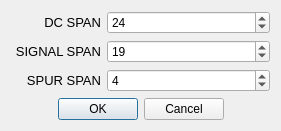
<?xml version="1.0" encoding="UTF-8"?>
<ui version="4.0">
 <class>SpanSettingsDialogClass</class>
 <widget class="QDialog" name="SpanSettingsDialogClass">
  <property name="geometry">
   <rect>
    <x>0</x>
    <y>0</y>
    <width>281</width>
    <height>121</height>
   </rect>
  </property>
  <property name="windowTitle">
   <string>SPAN设置</string>
  </property>
  <layout class="QGridLayout" name="gridLayout_2">
   <item row="0" column="0">
    <layout class="QGridLayout" name="gridLayout">
     <item row="0" column="0">
      <widget class="QLabel" name="labl_3">
       <property name="maximumSize">
        <size>
         <width>16777215</width>
         <height>16777215</height>
        </size>
       </property>
       <property name="font">
        <font>
         <family>Arial</family>
         <pointsize>10</pointsize>
        </font>
       </property>
       <property name="text">
        <string>DC SPAN</string>
       </property>
       <property name="alignment">
        <set>Qt::AlignRight|Qt::AlignTrailing|Qt::AlignVCenter</set>
       </property>
      </widget>
     </item>
     <item row="1" column="0">
      <widget class="QLabel" name="labl_4">
       <property name="maximumSize">
        <size>
         <width>90</width>
         <height>16777215</height>
        </size>
       </property>
       <property name="font">
        <font>
         <family>Arial</family>
         <pointsize>10</pointsize>
        </font>
       </property>
       <property name="text">
        <string>&lt;!DOCTYPE HTML PUBLIC &quot;-//W3C//DTD HTML 4.0//EN&quot; &quot;http://www.w3.org/TR/REC-html40/strict.dtd&quot;&gt;
&lt;html&gt;&lt;head&gt;&lt;meta name=&quot;qrichtext&quot; content=&quot;1&quot; /&gt;&lt;style type=&quot;text/css&quot;&gt;
p, li { white-space: pre-wrap; }
&lt;/style&gt;&lt;/head&gt;&lt;body style=&quot; font-family:'Arial'; font-size:10pt; font-weight:400; font-style:normal;&quot;&gt;
&lt;p style=&quot; margin-top:0px; margin-bottom:0px; margin-left:0px; margin-right:0px; -qt-block-indent:0; text-indent:0px;&quot;&gt;SIGNAL SPAN&lt;/p&gt;&lt;/body&gt;&lt;/html&gt;</string>
       </property>
       <property name="alignment">
        <set>Qt::AlignRight|Qt::AlignTrailing|Qt::AlignVCenter</set>
       </property>
      </widget>
     </item>
     <item row="2" column="0">
      <widget class="QLabel" name="labl_5">
       <property name="font">
        <font>
         <family>Arial</family>
         <pointsize>10</pointsize>
        </font>
       </property>
       <property name="text">
        <string>&lt;!DOCTYPE HTML PUBLIC &quot;-//W3C//DTD HTML 4.0//EN&quot; &quot;http://www.w3.org/TR/REC-html40/strict.dtd&quot;&gt;
&lt;html&gt;&lt;head&gt;&lt;meta name=&quot;qrichtext&quot; content=&quot;1&quot; /&gt;&lt;style type=&quot;text/css&quot;&gt;
p, li { white-space: pre-wrap; }
&lt;/style&gt;&lt;/head&gt;&lt;body style=&quot; font-family:'Arial'; font-size:10pt; font-weight:400; font-style:normal;&quot;&gt;
&lt;p style=&quot; margin-top:0px; margin-bottom:0px; margin-left:0px; margin-right:0px; -qt-block-indent:0; text-indent:0px;&quot;&gt;SPUR SPAN&lt;/p&gt;&lt;/body&gt;&lt;/html&gt;</string>
       </property>
       <property name="alignment">
        <set>Qt::AlignRight|Qt::AlignTrailing|Qt::AlignVCenter</set>
       </property>
      </widget>
     </item>
     <item row="0" column="1">
      <widget class="QSpinBox" name="spinBoxDc">
       <property name="minimum">
        <number>11</number>
       </property>
       <property name="maximum">
        <number>35</number>
       </property>
       <property name="value">
        <number>24</number>
       </property>
      </widget>
     </item>
     <item row="1" column="1">
      <widget class="QSpinBox" name="spinBoxSignal">
       <property name="minimum">
        <number>16</number>
       </property>
       <property name="maximum">
        <number>23</number>
       </property>
       <property name="singleStep">
        <number>1</number>
       </property>
       <property name="value">
        <number>19</number>
       </property>
      </widget>
     </item>
     <item row="2" column="1">
      <widget class="QSpinBox" name="spinBoxSpur">
       <property name="minimum">
        <number>3</number>
       </property>
       <property name="maximum">
        <number>6</number>
       </property>
       <property name="value">
        <number>4</number>
       </property>
      </widget>
     </item>
    </layout>
   </item>
   <item row="1" column="0">
    <widget class="QDialogButtonBox" name="buttonBox">
     <property name="orientation">
      <enum>Qt::Horizontal</enum>
     </property>
     <property name="standardButtons">
      <set>QDialogButtonBox::Cancel|QDialogButtonBox::Ok</set>
     </property>
     <property name="centerButtons">
      <bool>true</bool>
     </property>
    </widget>
   </item>
  </layout>
 </widget>
 <layoutdefault spacing="6" margin="11"/>
 <resources/>
 <connections>
  <connection>
   <sender>buttonBox</sender>
   <signal>accepted()</signal>
   <receiver>SpanSettingsDialogClass</receiver>
   <slot>accept()</slot>
   <hints>
    <hint type="sourcelabel">
     <x>140</x>
     <y>205</y>
    </hint>
    <hint type="destinationlabel">
     <x>140</x>
     <y>113</y>
    </hint>
   </hints>
  </connection>
  <connection>
   <sender>buttonBox</sender>
   <signal>rejected()</signal>
   <receiver>SpanSettingsDialogClass</receiver>
   <slot>reject()</slot>
   <hints>
    <hint type="sourcelabel">
     <x>140</x>
     <y>205</y>
    </hint>
    <hint type="destinationlabel">
     <x>140</x>
     <y>113</y>
    </hint>
   </hints>
  </connection>
 </connections>
</ui>
